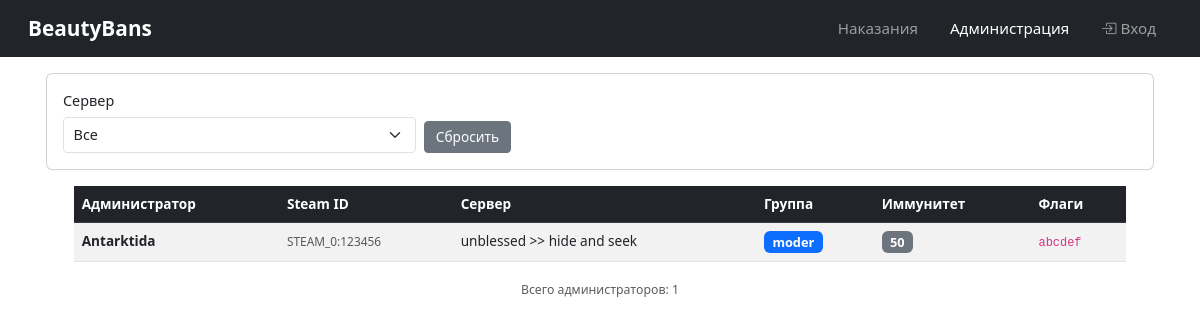
Page /admin-list/ on the committed database.
### admins/models.py (models this page shows, shortened)
class AdminServer(models.Model):
    admin = models.ForeignKey(Admin, on_delete=models.CASCADE, related_name='server_permissions')
    server = models.ForeignKey(Server, on_delete=models.CASCADE, related_name='admin_permissions')
    group = models.ForeignKey(AdminGroup, on_delete=models.SET_NULL, null=True, blank=True, related_name='server_assignments')
    flags = models.CharField(max_length=32, default='', blank=True, help_text='Индивидуальные флаги (если не используется группа)')
    immunity = models.IntegerField(default=0, help_text='Индивидуальный иммунитет (если не используется группа)')
    created_at = models.DateTimeField(auto_now_add=True)
    class Meta:
        verbose_name = 'Admin Server Permission'
        verbose_name_plural = 'Admin Server Permissions'
        unique_together = ('admin', 'server')
    def get_effective_flags(self):
        return self.flags if self.flags else (self.group.flags if self.group else '')
    def get_effective_immunity(self):
        return self.immunity if self.immunity else (self.group.immunity if self.group else 0)

class Admin(models.Model):
    steam_id = models.CharField(max_length=64, unique=True)
    name = models.CharField(max_length=64)
    is_active = models.BooleanField(default=True)
    created_at = models.DateTimeField(auto_now_add=True)
    class Meta:
        verbose_name = 'Admin'
        verbose_name_plural = 'Admins'

class AdminGroup(models.Model):
    name = models.CharField(max_length=64, unique=True)
    flags = models.CharField(max_length=32, default='', blank=True)
    immunity = models.IntegerField(default=0)
    created_at = models.DateTimeField(auto_now_add=True)
    class Meta:
        verbose_name = 'Admin Group'
        verbose_name_plural = 'Admin Groups'

### servers/models.py (models this page shows, shortened)
class Server(models.Model):
    GAME_CHOICES = [
        ('cs16', 'Counter-Strike 1.6'),
        ('cs2', 'Counter-Strike 2'),
    ]
    name = models.CharField(max_length=64)
    ip = models.GenericIPAddressField()
    port = models.IntegerField(default=27015)
    rcon_password = models.CharField(max_length=128, blank=True, default='')
    game_type = models.CharField(max_length=8, choices=GAME_CHOICES, default='cs16')
    token = models.UUIDField(default=uuid.uuid4, editable=False, unique=True)
    is_active = models.BooleanField(default=True)
    is_verified = models.BooleanField(default=False, help_text='Верифицирован через API плагина')
    created_at = models.DateTimeField(auto_now_add=True)
    class Meta:
        verbose_name = 'Server'
        verbose_name_plural = 'Servers'

### beautybans/public_views.py (the view)
# urls.py: path('admin-list/', public_admins, name='public_admins'),
def public_admins(request):
    permissions = AdminServer.objects.filter(
        admin__is_active=True,
        server__is_active=True
    ).select_related('admin', 'server', 'group').order_by('server__name', '-immunity')
    server_filter = request.GET.get('server')
    if server_filter:
        permissions = permissions.filter(server_id=server_filter)
    servers = Server.objects.filter(is_active=True).order_by('name')
    context = {
        'permissions': permissions,
        'servers': servers,
        'selected_server': server_filter,
    }
    return render(request, 'public/admins.html', context)

### templates/public/admins.html (shortened to what this page needs)
{% extends 'base.html' %}
{% block content %}
<div class="card mb-3">
    <div class="card-body">
        <form method="get" class="row g-2" id="filterForm">
            <div class="col-md-4">
                <label class="form-label">Сервер</label>
                <select name="server" class="form-select form-select-sm filter-select">
                    <option value="">Все</option>
                </select>
            </div>
            <div class="col-md-2 d-flex align-items-end">
                <a href="{% url 'public_admins' %}" class="btn btn-secondary btn-sm">Сбросить</a>
            </div>
        </form>
    </div>
</div>
<div class="table-responsive">
    <table class="table table-striped table-hover">
        <thead class="table-dark">
            <tr>
                <th>Администратор</th>
                <th>Steam ID</th>
                <th>Сервер</th>
                <th>Группа</th>
                <th>Иммунитет</th>
                <th>Флаги</th>
            </tr>
        </thead>
        <tbody>
            {% for permission in permissions %}
            <tr>
                <td><strong>{{ permission.admin.name }}</strong></td>
                <td><small class="text-muted">{{ permission.admin.steam_id }}</small></td>
                <td>{{ permission.server.name }}</td>
                <td>
                    {% if permission.group %}
                        <span class="badge bg-primary">{{ permission.group.name }}</span>
                    {% else %}
                        <span class="text-muted">—</span>
                    {% endif %}
                </td>
                <td>
                    <span class="badge bg-secondary">{{ permission.get_effective_immunity }}</span>
                </td>
                <td>
                    <code>{{ permission.get_effective_flags }}</code>
                </td>
            </tr>
            {% empty %}
            <tr>
                <td colspan="6" class="text-center text-muted">Нет администраторов</td>
            </tr>
            {% endfor %}
        </tbody>
    </table>
</div>
<div class="text-center mt-3">
    <small class="text-muted">Всего администраторов: {{ permissions.count }}</small>
</div>
{% endblock %}

### templates/base.html (style rules this page uses)
body { font-size: 14px; }
.btn { font-size: 0.9rem; padding: 0.4rem 0.9rem; }
.btn-sm { font-size: 0.85rem; padding: 0.3rem 0.7rem; }
.form-label { font-size: 0.9rem; font-weight: 500; margin-bottom: 0.3rem; }
.form-control, .form-select { font-size: 0.9rem; padding: 0.4rem 0.6rem; }
.table { font-size: 0.85rem; width: 95% !important; margin: 0 auto; }
.table-responsive { overflow-x: auto; }
.card { border-radius: 0.4rem; max-width: 1200px; margin: 0 auto 1rem auto; }
.card-body { padding: 1rem; }
.badge { font-size: 0.8rem; }

### rows in the picture
AdminServer: admin.name "Antarktida", admin.steam_id "STEAM_0:123456", server.name "unblessed >> hide and seek", group.name "moder", get_effective_immunity "50", get_effective_flags "abcdef"

### other values in the picture
{{ permissions.count }} "1"
